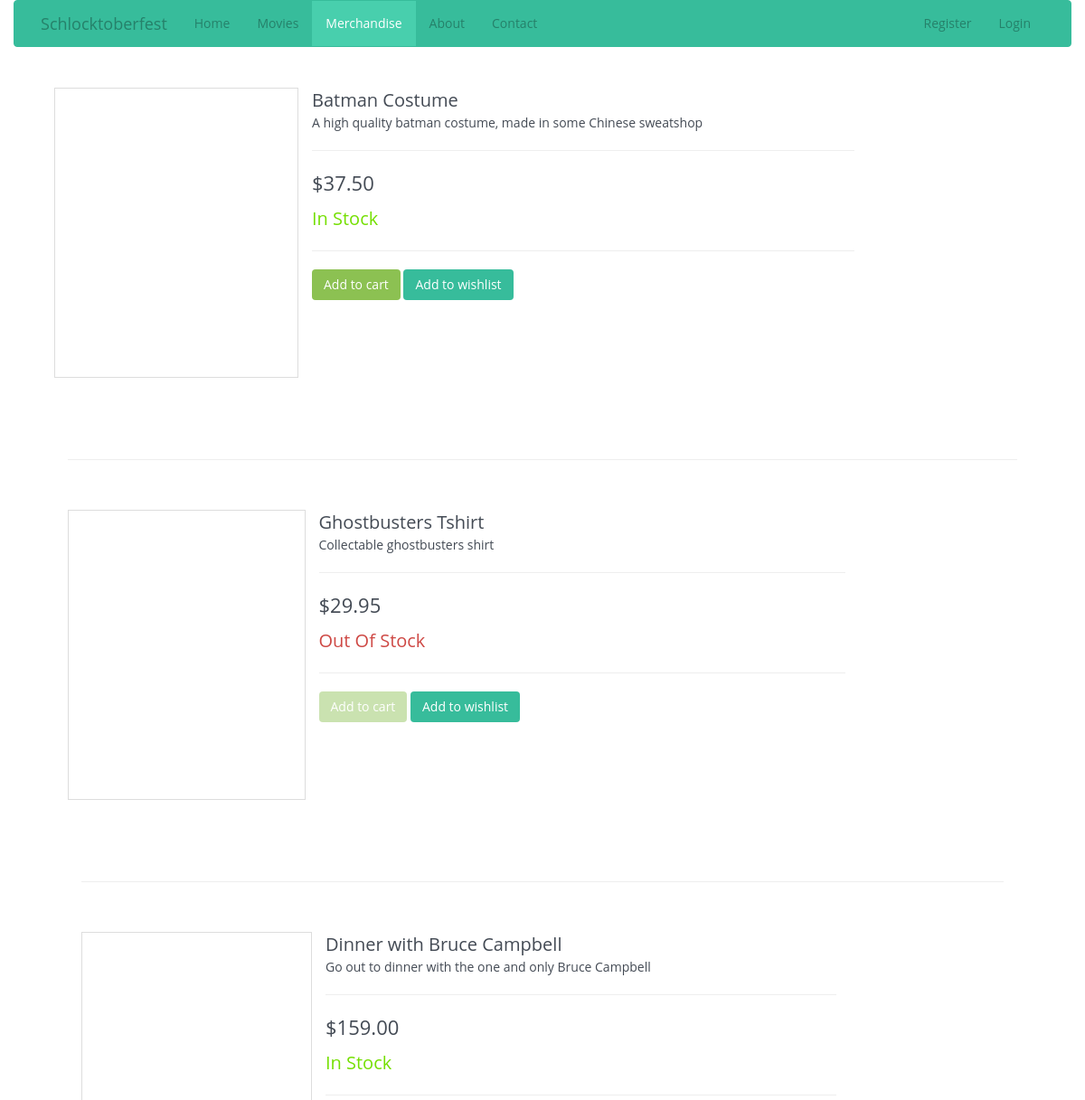
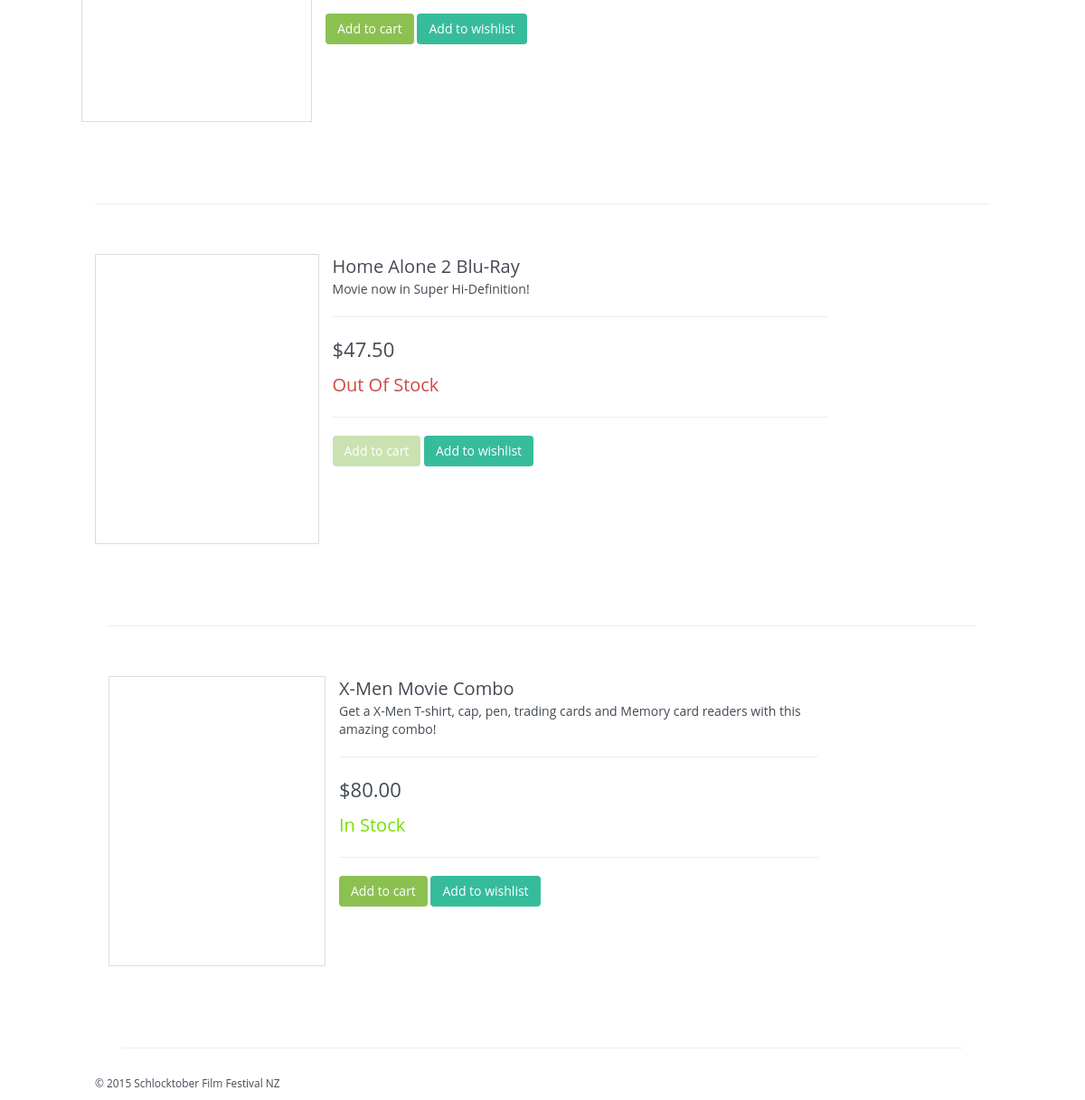
Screenshot of /?page=merchandise with the database file from the repository (2 pictures, top to bottom).
### tables this page shows
CREATE TABLE IF NOT EXISTS `merchandise` (
`id` int(10) unsigned NOT NULL,
  `name` varchar(50) NOT NULL,
  `stock` tinyint(5) NOT NULL,
  `description` text NOT NULL,
  `price` decimal(6,2) NOT NULL,
  `image` varchar(500) NOT NULL
);

### public_html/App/Models/DatabaseModel.php (called while the page is built, shortened)
<?php
abstract class DatabaseModel
{
    public $data = [];
    protected static $columns = [];
    protected static $fakeColumns = ['tags'];
    private static $db;
    protected static function getDatabaseConnection()
    {
        if (! self::$db) {
            $dsn = 'mysql:host=' . DB_HOST . ';dbname=' . DB_NAME. ';charset=utf8';
            self::$db = new PDO($dsn, DB_USER, DB_PASS);
            self::$db->setAttribute(PDO::ATTR_ERRMODE, PDO::ERRMODE_EXCEPTION);
            self::$db->setAttribute(PDO::ATTR_EMULATE_PREPARES, false);
        }
        return self::$db;
    }
    public static function all($sortColumn = "", $asc = true, $pageSize = null, $pageNumber = null)
    {
        $models = [];
        $db = static::getDatabaseConnection();
        $query = "SELECT " . implode(",", static::$columns) .
            " FROM " . static::$tableName;
        $statement = $db->prepare($query);
        $statement->execute();
        while ($record = $statement->fetch(PDO::FETCH_ASSOC)) {
            $model = new static();
            $model->data = $record;
            array_push($models, $model);
        }
        return $models;
    }
    public function __get($name)
    {
        if (in_array($name, static::$columns) || in_array($name, static::$fakeColumns)) {
            return $this->data[$name];
        }
        throw new UnexpectedValueException("Property '$name' not found in columns list.");
    }
    public function __set($name, $value)
    {
        $this->data[$name] = $value;
    }
}

### public_html/App/Controllers/MerchController.php (called while the page is built, shortened)
<?php
class MerchController extends Controller
{
    public function show()
    {
        $merchandise = Merch::all();
        $view = new MerchView(['merchandise' => $merchandise]);
        $view->render();
    }
}

### public_html/index.php (called while the page is built, shortened)
<?php
require "routes.php";

### public_html/App/Views/MerchView.php (called while the page is built, shortened)
<?php
class MerchView extends View
{
    public function render()
    {
        include "templates/master.inc.php";
    }
    protected function content()
    {
        extract($this->data);
        include "templates/merch.inc.php";
    }
}

### public_html/templates/merch.inc.php (the view, shortened to what this page needs)
<?php foreach($merchandise as $merch): ?>
<div class="container-fluid">
    <div class="content-wrapper">
    <div class="item-container">
      <div class="container">
        <div class="col-md-12">
          <div class="product col-md-3 service-image-left">
          </div>
        <div class="col-md-7">
          <div class="product-title"> <?= $merch->name; ?></div>
          <div class="product-desc"> <? echo $merch->description; ?></div>
          <hr>
          <div class="product-price"><? echo "$".$merch->price; ?></div>
          <?php if($merch->stock >= 1): ?>
          <div class="product-instock" >In Stock</div>
        <?php else: ?>
          <div class="product-outstock" >Out Of Stock</div>
          <?php endif ?>
          <hr>
          <div class="btn-group cart">
          <?php if($merch->stock >= 1): ?>
            <button type="button" class="btn btn-success">
            <?php else: ?>
              <button type="button" class="btn btn-success" disabled="">
            <?php endif ?>
              Add to cart
            </button>
          </div>
          <div class="btn-group wishlist">
            <button type="button" class="btn btn-info">
              Add to wishlist
            </button>
          </div>
        </div>
      </div>
    </div>
    <div class="container-fluid">
      <div class="col-md-12 product-info">
        <div id="myTabContent" class="tab-content">
        </div>
        <hr>
      </div>
    </div>
  </div>
</div>
<?php endforeach ?>

### public_html/templates/merch.inc.php (style rules this page uses)
.product { border: 1px solid #dddddd; height: 321px; }
.product-title { font-size: 20px; }
.product-desc { font-size: 14px; }
.product-price { font-size: 22px; }
.product-instock { color: #74DF00; font-size: 20px; margin-top: 10px; }
.product-outstock { color: #ce4844; font-size: 20px; margin-top: 10px; }
.product-info { margin-top: 50px; }
.content-wrapper { max-width: 1140px; background: #fff; margin: 0 auto; margin-top: 25px; margin-bottom: 10px; border: 0px; border-radius: 0px; }
.container-fluid { max-width: 1140px; margin: 0 auto; }
.container { padding-left: 0px; padding-right: 0px; max-width: 100%; }

### rows the page displays
merchandise: name "Batman Costume", description "A high quality batman costume, made in some Chinese sweatshop", price "37.50", stock "In Stock"
merchandise: name "Ghostbusters Tshirt", description "Collectable ghostbusters shirt", price "29.95", stock "Out Of Stock"
merchandise: name "Dinner with Bruce Campbell", description "Go out to dinner with the one and only Bruce Campbell", price "159.00", stock "In Stock"
merchandise: name "Home Alone 2 Blu-Ray", description "Movie now in Super Hi-Definition!", price "47.50", stock "Out Of Stock"
merchandise: name "X-Men Movie Combo", description "Get a X-Men T-shirt, cap, pen, trading cards and Memory card readers with this amazing combo!", price "80.00", stock "In Stock"
